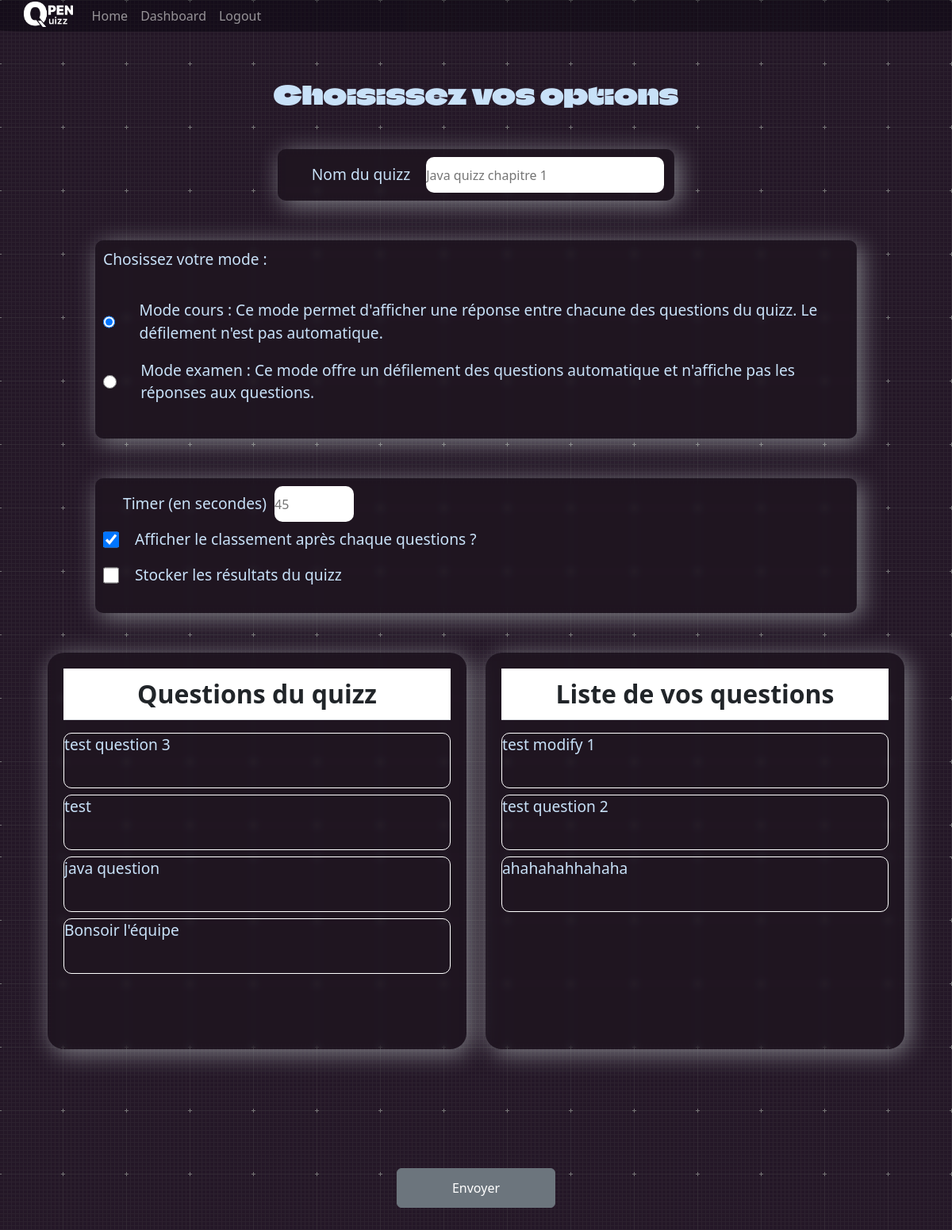
The page /modify/2983acda-f325-4050-93e9-6d1ee5d18398 (signed in) on the database as committed earlier.
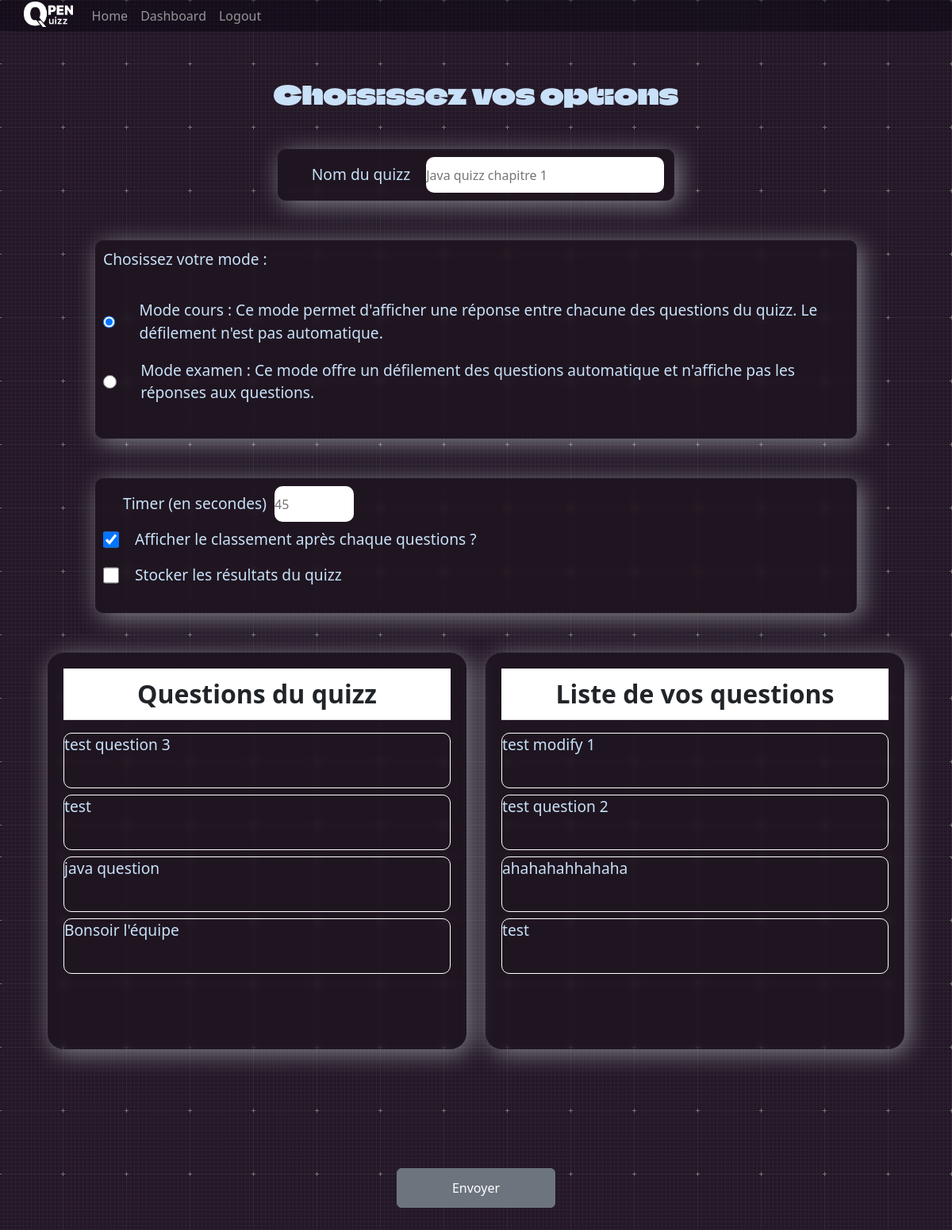
The same page on the database as committed later.
### administrateur/models.py (models this page shows)
class Question(models.Model):
    id = models.UUIDField(primary_key=True,default=uuid.uuid4,editable=False)
    pseudo = models.CharField(max_length=255)
    theme = models.CharField(max_length=255, default='')
    intitule = models.CharField(max_length=255, default="")
    enonce = models.CharField(max_length=255)
    reponse1 = models.CharField(max_length=255, default='null')
    reponse2 = models.CharField(max_length=255, default='null')
    reponse3 = models.CharField(max_length=255, default='null')
    reponse4 = models.CharField(max_length=255, default='null')
    reponseVrai = models.CharField(max_length=255, default='null') #Si qcm
    reponse = models.CharField(max_length=255, default='null') #Si pas qcm
    image = models.ImageField(upload_to='media/', null=True, blank=True)
    qcm = models.BooleanField(default=False)
    numero = models.IntegerField(default=0) #ne sert à rien d 'autre que la simplification du processus de suppression de questions

### administrateur/views.py (the view, shortened to what this page needs)
# urls.py: path('modify/<str:id>', modifierquizz, name="modifyquizz"),
@login_required
def modifierquizz(request, id):
    quizz = Quizz.objects.all().filter(pseudo=str(request.user.username)).filter(id=id)[0]
    questions = Question.objects.all().filter(pseudo=str(request.user.username))
    liste_id = ''
    for i in range(len(questions)):
        questions[i].numero = i
        questions[i].save()
        liste_id += str(questions[i].id)+', '
    context = {
        "questions": questions,
        "quizz":quizz,
        "liste_id":liste_id,
    }
    return render(request, "administrateur/modifierquizz.html", context)

### administrateur/templates/administrateur/modifierquizz.html (shortened to what the changed rows need)
{% load static %}
<!DOCTYPE html>
<html lang="fr">
<head>
    <link rel="stylesheet" href="{% static 'administrateur/css/creationQuizz.css' %}">
    <link href="https://cdn.jsdelivr.net/npm/bootstrap@5.3.0-alpha1/dist/css/bootstrap.min.css" rel="stylesheet">
</head>
<body>
    <div class="main">
        <div class="texte">
            <h1>Choisissez vos options</h1>
        </div>
        <div class="all">
            <div class="gauche">
                <div class="tableau" >
                    <table id="table3" class="table">
                        <tr>
                            <th class="titre">Questions du quizz</th>
                        </tr>
                    </table>
                    <div class="displayquestions">
                        {% for question in questions %}
                                <div class="questiong" id="{{question.numero}}question" onclick="changerGtoD()">
                                    <div class="texteq">
                                        <p class="{{question.numero}}">{{question.enonce}}</p>
                                    </div>
                                </div>
                        {% endfor %}
                 </div>
                </div>
            </div>
            <div class="droite">
                 <div class="tableau">
                    <table id="table3" class="table">
                        <tr>
                            <th class="titre">Liste de vos questions</th>
                        </tr>
                    </table>
                 <div class="displayquestions">
                        {% for question in questions %}
                                <div class="questiond" id="{{question.numero}}question" onclick="changerDtoG()">
                                    <div class="texteq">
                                        <p class="{{question.numero}}">{{question.enonce}}</p>
                                    </div>
                                </div>
                        {% endfor %}
                 </div>
                </div>
            </div>
        </div>
    </div>
</body>
</html>

Rows that differ between the two databases and show on the page:
added Question: enonce "test"
